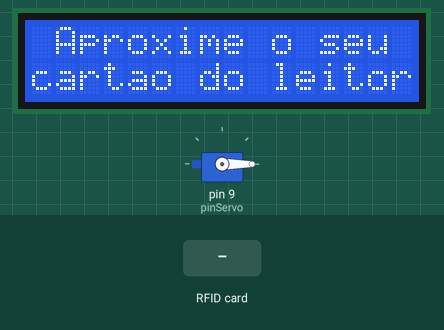
Recording of a sketch running on a simulated Arduino Mega 2560, built with avr-gcc and run on an emulated ATmega2560. Shown: 16×2 character LCD, servo. The inputs (shaded band) are chosen by the test bench. What the sketch prints to the serial monitor is not drawn.

Above: at 3.3 s.
3.4 s: RFID card 19 E2 7F A3 held to the reader
At 4.5 s:
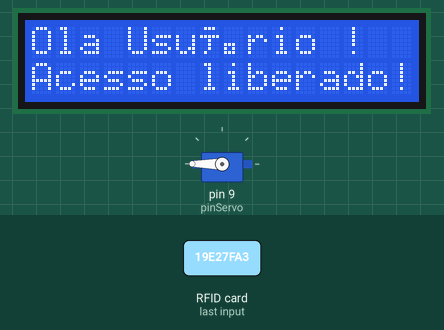
Timing chart, 0 to 19.9 s (numbered marks = the images above; inputs shaded):
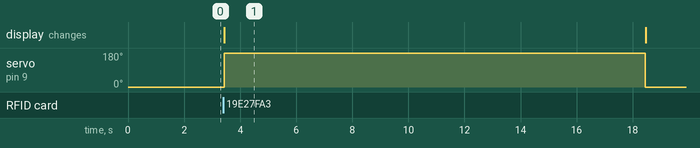

The sketch:

ProjetoFinal.ino
```cpp
/* Inclusão de Bibliotecas */
#include <SPI.h>
#include <MFRC522.h>
#include <Servo.h>
#include <Wire.h>
#include <LiquidCrystal_I2C.h>

/* Definição de Pinos */

//Pinos do Sensor MFRC522
#define SS_PIN 53
#define RST_PIN 6

//Pinos do Servo
#define pinServo 9

/* Pre definiçoes do sistema */

// Criação da insteancia MFRC522.
MFRC522 mfrc522(SS_PIN, RST_PIN);

// Configuração da I2C e demais informaçoes para o LCD.
LiquidCrystal_I2C lcd(0x3f,2,1,0,4,5,6,7,3, POSITIVE);

// Configuração do Servo Motor
Servo servo1;
int grau = 0;

char st[20];

void setup()
{
  Serial.begin(9600);   // Inicia a serial
  SPI.begin();          // Inicia  SPI bus
  mfrc522.PCD_Init();   // Inicia MFRC522

  Serial.println("Aproxime o seu cartão do leitor...");
  Serial.println();

  lcd.begin (16,2);       //Define o número de colunas e linhas do LCD:
  lcd.setBacklight(HIGH); //LIGA O BACKLIGHT (LUZ DE FUNDO)

  mensageminicial();

  // Configuração inicial servo motor
  servo1.attach(pinServo);
  Serial.begin(9600);
  servo1.write(0);
  delay(2000);
}

void loop()
{
  // Leitura do chaveiros
  if ( ! mfrc522.PICC_IsNewCardPresent())
  {
      return;
  }
  // Leitura do cartão
  if (! mfrc522.PICC_ReadCardSerial())
  {
    return;
  }

  //Mostra UID na serial (Bom para pegar o endereço do sensor)
  Serial.print("UID da tag :");
  String conteudo= "";

  //Retorna a mensagem com o ID do cartão ou chaveiro.
  byte letra;
  for (byte i = 0; i < mfrc522.uid.size; i++)
  {
     Serial.print(mfrc522.uid.uidByte[i] < 0x10 ? " 0" : " ");
     Serial.print(mfrc522.uid.uidByte[i], HEX);
     conteudo.concat(String(mfrc522.uid.uidByte[i] < 0x10 ? " 0" : " "));
     conteudo.concat(String(mfrc522.uid.uidByte[i], HEX));
  }
  Serial.println();
  Serial.print("Mensagem : ");
  conteudo.toUpperCase();

  //UID 1 - Chaveiro
  if (conteudo.substring(1) == "19 E2 7F A3")
  {
    Serial.println("Ola Usuário !");
    Serial.println();
    lcd.clear();
    lcd.setCursor(0,0);
    lcd.print("Ola Usuário !");
    lcd.setCursor(0,1);
    lcd.print("Acesso liberado!");
    servo1.write(180);
    delay(15000); // 15 segundos até o fechamento automatico
    servo1.write(0);
  }
  else
  {
    Serial.println("Acesso Negado!");
    Serial.println();
    lcd.clear();
    lcd.setCursor(0,0);
    lcd.print("Acesso Negado!");
    lcd.setCursor(0,1);
    lcd.print("Favor tentar outro cartão!");
    delay(3000);
  }
  mensageminicial();
}


void mensageminicial()
{
  lcd.clear();
  lcd.print(" Aproxime o seu");
  lcd.setCursor(0,1);
  lcd.print("cartao do leitor");
}
```

Measured:
- after the input at 3.4 s, servo on pin 9 (pinServo): 0° → 180° at once, → 0° 15.0 s later; the display: changes at once (image 1)
